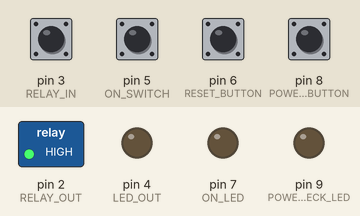
Recording of a sketch running on a simulated Arduino Uno, built with avr-gcc and run on an emulated ATmega328P. On the bench: switched loads named in the sketch (green lamp = pin HIGH), output pins drawn as LEDs (lit = HIGH). Dashed ring = blinking. Inputs (shaded band) come from the test bench; at power-on: pin 3 (RELAY_IN), pin 5 (ON_SWITCH), pin 6 (RESET_BUTTON), pin 8 (POWER_OFF_CHECK_BUTTON) HIGH.

Above: at 1.2 s.
1.3 s: pin 5 (ON_SWITCH) pulled LOW for 0.15 s
At 2.8 s:
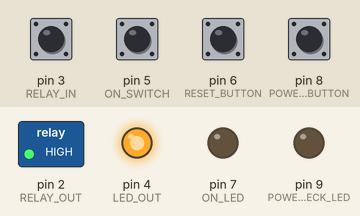
3.8 s: pin 8 (POWER_OFF_CHECK_BUTTON) pulled LOW for 0.15 s
At 5.0 s:
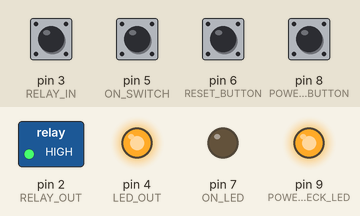
5.4 s: pin 6 (RESET_BUTTON) pulled LOW for 0.15 s
At 6.9 s:
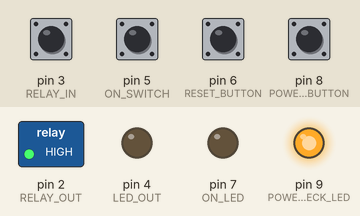
7.7 s: pin 5 (ON_SWITCH) pulled LOW for 1 s
At 8.1 s:
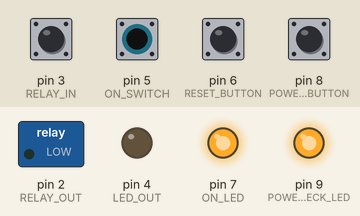
10.2 s: pin 6 (RESET_BUTTON) pulled LOW for 1 s
At 10.5 s:
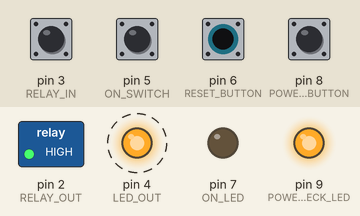
Timing chart, 0 to 13.2 s (numbered marks = the images above; inputs shaded):
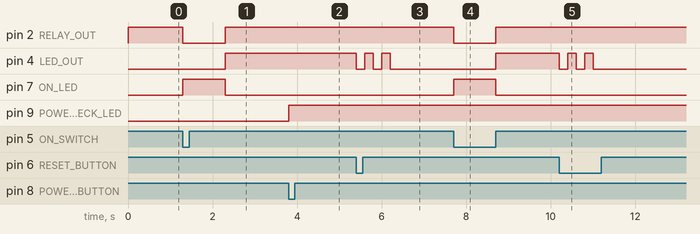

Measured:
- after the input at 1.3 s, pin 2 (RELAY_OUT): HIGH → LOW at once, → HIGH 1.0 s later; pin 4 (LED_OUT): LOW → HIGH after 1.0 s; pin 7 (ON_LED): LOW → HIGH at once, → LOW 1.0 s later
- after the input at 3.8 s, pin 9 (POWER_OFF_CHECK_LED): LOW → HIGH at once
- after the input at 5.4 s, pin 4 (LED_OUT): alternates HIGH for 0.20 s and LOW for 0.20 s, 5 changes in all, then stays LOW, starting at once
- after the input at 7.7 s, pin 2 (RELAY_OUT): HIGH → LOW at once, → HIGH 1.0 s later; pin 4 (LED_OUT): LOW → HIGH after 1.0 s; pin 7 (ON_LED): LOW → HIGH at once, → LOW 1.0 s later
- after the input at 10.2 s, pin 4 (LED_OUT): alternates HIGH for 0.20 s and LOW for 0.20 s, 5 changes in all, then stays LOW, starting at once

The sketch:

Testador_de_fonte.ino
```cpp
#define RELAY_OUT 2
#define RELAY_IN 3
#define LED_OUT 4
#define ON_SWITCH 5
#define RESET_BUTTON 6
#define ON_LED 7
#define POWER_OFF_CHECK_BUTTON 8
#define POWER_OFF_CHECK_LED 9

bool isWorking = true;
bool isOn = false;
bool reset = false;

void setup() {
  pinMode(RELAY_OUT, OUTPUT);
  pinMode(RELAY_IN, INPUT_PULLUP);
  pinMode(LED_OUT, OUTPUT);
  pinMode(ON_SWITCH, INPUT_PULLUP);
  pinMode(RESET_BUTTON, INPUT_PULLUP);
  pinMode(ON_LED, OUTPUT);
  pinMode(POWER_OFF_CHECK_BUTTON, INPUT_PULLUP);
  pinMode(POWER_OFF_CHECK_LED, OUTPUT);
  digitalWrite(RELAY_OUT, HIGH);
}

void fireEvent() {
  digitalWrite(RELAY_OUT, LOW);
  delay(1000);
  digitalWrite(RELAY_OUT, HIGH);
}

bool checkInput(){
  return digitalRead(RELAY_IN) == LOW;
}

void turnErrorLed() {
  digitalWrite(LED_OUT, HIGH);
}

void resetLedWarning() {
  digitalWrite(LED_OUT, LOW);
  delay(200);
  digitalWrite(LED_OUT, HIGH);
  delay(200);
  digitalWrite(LED_OUT, LOW);
  delay(200);
  digitalWrite(LED_OUT, HIGH);
  delay(200);
  digitalWrite(LED_OUT, LOW);
}

void resetTest(){
  isWorking = true;
  resetLedWarning();
}

void loop() {
  isOn = digitalRead(ON_SWITCH) == LOW;
  reset = digitalRead(RESET_BUTTON) == LOW;
  if (!digitalRead(POWER_OFF_CHECK_BUTTON)) {
    digitalWrite(POWER_OFF_CHECK_LED, HIGH);
    }
  digitalWrite(ON_LED, !digitalRead(ON_SWITCH));
  if (reset && !isWorking) {
    resetTest();
   }

  if(isOn && isWorking){
    fireEvent();
    isWorking = checkInput();
    if(!isWorking){
      turnErrorLed();
      } else {
        delay(10000);
        }
    }
}
```
